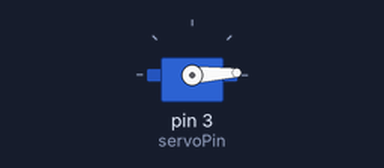
Bench run of a sketch on a simulated Arduino Uno, built with avr-gcc and run on an emulated ATmega328P. On the bench: servo.

Above: at 0.05 s.
At 1.55 s:
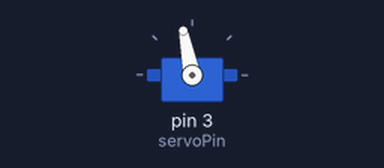
At 3.1 s:
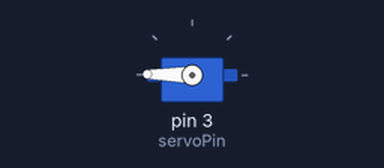
At 6.2 s:
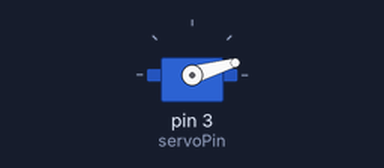
Timing chart, 0 to 9.7 s (numbered marks = the images above):
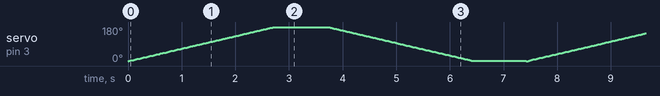

The sketch:

R4_SERVO.ino
```cpp
#include <Servo.h>

const int servoPin = 3;
int angle = 0;
Servo servo;
void setup() {
servo.attach(servoPin);
}

void loop() {
// scan from 0 to 180 degrees
for (angle = 0; angle < 180; angle++) {
servo.write(angle);
delay(15);
}
delay(1000);
// now scan back from 180 to 0 degrees
for (angle = 180; angle > 0; angle--) {
servo.write(angle);
delay(15);
}
delay(1000);
}
```
